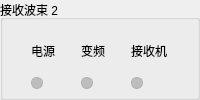
                <widget class="QGroupBox" name="gbRxBeamDevice2">
                 <property name="title">
                  <string>接收波束 2</string>
                 </property>
                 <layout class="QGridLayout" name="layoutRxBeamDevice2">
                  <property name="leftMargin">
                   <number>8</number>
                  </property>
                  <property name="topMargin">
                   <number>10</number>
                  </property>
                  <property name="rightMargin">
                   <number>8</number>
                  </property>
                  <property name="bottomMargin">
                   <number>8</number>
                  </property>
                  <property name="spacing">
                   <number>6</number>
                  </property>
                  <item row="0" column="0">
                   <widget class="QLabel" name="lblRxBeam2Power">
                    <property name="text">
                     <string>电源</string>
                    </property>
                    <property name="alignment">
                     <set>Qt::AlignCenter</set>
                    </property>
                   </widget>
                  </item>
                  <item row="1" column="0">
                   <widget class="QLabel" name="ledRxBeam2Power">
                    <property name="minimumSize">
                     <size>
                      <width>12</width>
                      <height>12</height>
                     </size>
                    </property>
                    <property name="maximumSize">
                     <size>
                      <width>12</width>
                      <height>12</height>
                     </size>
                    </property>
                    <property name="styleSheet">
                     <string notr="true">background:#BDBDBD;border:1px solid #AFAFAF;border-radius:6px;</string>
                    </property>
                    <property name="text">
                     <string/>
                    </property>
                   </widget>
                  </item>
                  <item row="0" column="1">
                   <widget class="QLabel" name="lblRxBeam2Converter">
                    <property name="text">
                     <string>变频</string>
                    </property>
                    <property name="alignment">
                     <set>Qt::AlignCenter</set>
                    </property>
                   </widget>
                  </item>
                  <item row="1" column="1">
                   <widget class="QLabel" name="ledRxBeam2Converter">
                    <property name="minimumSize">
                     <size>
                      <width>12</width>
                      <height>12</height>
                     </size>
                    </property>
                    <property name="maximumSize">
                     <size>
                      <width>12</width>
                      <height>12</height>
                     </size>
                    </property>
                    <property name="styleSheet">
                     <string notr="true">background:#BDBDBD;border:1px solid #AFAFAF;border-radius:6px;</string>
                    </property>
                    <property name="text">
                     <string/>
                    </property>
                   </widget>
                  </item>
                  <item row="0" column="2">
                   <widget class="QLabel" name="lblRxBeam2Receiver">
                    <property name="text">
                     <string>接收机</string>
                    </property>
                    <property name="alignment">
                     <set>Qt::AlignCenter</set>
                    </property>
                   </widget>
                  </item>
                  <item row="1" column="2">
                   <widget class="QLabel" name="ledRxBeam2Receiver">
                    <property name="minimumSize">
                     <size>
                      <width>12</width>
                      <height>12</height>
                     </size>
                    </property>
                    <property name="maximumSize">
                     <size>
                      <width>12</width>
                      <height>12</height>
                     </size>
                    </property>
                    <property name="styleSheet">
                     <string notr="true">background:#BDBDBD;border:1px solid #AFAFAF;border-radius:6px;</string>
                    </property>
                    <property name="text">
                     <string/>
                    </property>
                   </widget>
                  </item>
                 </layout>
                </widget>
